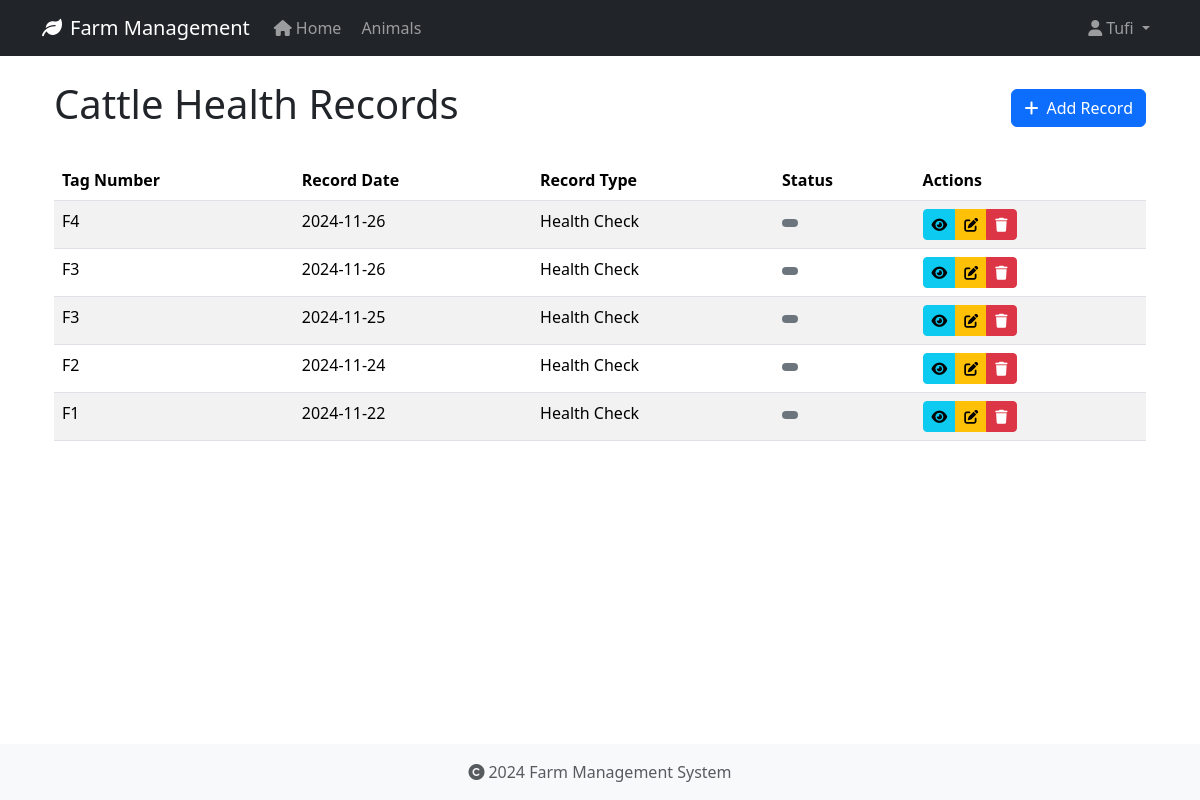
/health-records/type/cattle (signed in), run on the app's committed database.
### app/models/user.py (models this page shows, shortened)
class User(UserMixin, db.Model):
    id = db.Column(db.Integer, primary_key=True)
    username = db.Column(db.String(80), unique=True, nullable=False)
    email = db.Column(db.String(120), unique=True, nullable=False)
    password_hash = db.Column(db.String(128))
    role = db.Column(db.String(20), default='user')
    created_at = db.Column(db.DateTime, default=datetime.utcnow)
    last_login = db.Column(db.DateTime)
    is_active = db.Column(db.Boolean, default=True)
    first_name = db.Column(db.String(50))
    last_name = db.Column(db.String(50))
    reset_token = db.Column(db.String(100), unique=True)  # Store password reset token
    reset_token_expiration = db.Column(db.DateTime)       # Store token expiration time

### app/models/animal.py (models this page shows, shortened)
class HealthRecord(db.Model):
    id = db.Column(db.Integer, primary_key=True)
    animal_id = db.Column(db.Integer, db.ForeignKey('animal.id', ondelete='CASCADE'), nullable=False)
    record_type = db.Column(db.String(50), nullable=False)  # Made nullable=False
    date = db.Column(db.Date, nullable=False)
    description = db.Column(db.Text, nullable=True)
    treatment = db.Column(db.Text, nullable=True)
    cost = db.Column(db.Float, nullable=True)
    next_due_date = db.Column(db.Date, nullable=True)
    created_at = db.Column(db.DateTime, default=datetime.utcnow, nullable=False)
    created_by_id = db.Column(db.Integer, db.ForeignKey('user.id', ondelete='SET NULL'), nullable=True)

class Animal(db.Model):
    id = db.Column(db.Integer, primary_key=True)
    tag_number = db.Column(db.String(50), unique=True, nullable=False, index=True)
    name = db.Column(db.String(100), nullable=True)  # Explicitly mark as nullable
    species = db.Column(db.String(50), nullable=False, index=True)
    breed = db.Column(db.String(50), nullable=True)
    date_of_birth = db.Column(db.Date, nullable=True)
    gender = db.Column(db.String(20), nullable=True)
    weight = db.Column(db.Float, nullable=True)
    status = db.Column(db.String(20), default='active', nullable=False)
    purchase_date = db.Column(db.Date, nullable=True)
    purchase_price = db.Column(db.Float, nullable=True)
    notes = db.Column(db.Text, nullable=True)
    created_at = db.Column(db.DateTime, default=datetime.utcnow, nullable=False)
    updated_at = db.Column(db.DateTime, default=datetime.utcnow, onupdate=datetime.utcnow, nullable=False)
    wool_type = db.Column(db.String(50), nullable=True)
    last_shearing = db.Column(db.Date, nullable=True)
    fleece_weight = db.Column(db.Float, nullable=True)
    wool_grade = db.Column(db.String(20), nullable=True)
    lambing_status = db.Column(db.String(50), nullable=True)
    lambing_date = db.Column(db.Date, nullable=True)
    milk_production = db.Column(db.Float, nullable=True)
    last_milking = db.Column(db.Date, nullable=True)  # Changed from DateTime to Date
    milk_quality = db.Column(db.String(20), nullable=True)
    calving_status = db.Column(db.String(50), nullable=True)
    calving_date = db.Column(db.Date, nullable=True)
    milk_fat_content = db.Column(db.Float, nullable=True)
    egg_production = db.Column(db.Integer, nullable=True)
    egg_color = db.Column(db.String(20), nullable=True)
    comb_type = db.Column(db.String(20), nullable=True)
    laying_status = db.Column(db.String(20), nullable=True)
    last_laying_date = db.Column(db.Date, nullable=True)
    egg_size = db.Column(db.String(20), nullable=True)
    category = db.Column(db.String(50), nullable=True)
    special_needs = db.Column(db.Text, nullable=True)
    diet_requirements = db.Column(db.Text, nullable=True)
    habitat = db.Column(db.String(100), nullable=True)
    health_records = db.relationship('HealthRecord', backref='animal', lazy=True, cascade='all, delete-orphan')

### app/routes/health_records.py (the view)
@bp.route('/type/<animal_type>')
@login_required
def list_by_type(animal_type):
    today = date.today()
    species = animal_type.capitalize()
    records = (HealthRecord.query
              .join(Animal)
              .filter(Animal.species == species)
              .order_by(HealthRecord.date.desc())
              .all())
    try:
        return render_template(f'health_records/{animal_type.lower()}/list.html',
                             records=records,
                             animal_type=species,
                             today=today)
    except TemplateNotFound:
        try:
            return render_template('health_records/shared/list.html',
                                 records=records,
                                 animal_type=species,
                                 today=today)
        except TemplateNotFound as e:
            print(f"Debug - Looking for templates at:")
            print(f"1. health_records/{animal_type.lower()}/list.html")
            print(f"2. health_records/shared/list.html")
            raise e

### app/models/user.py (called while the page is built)
@login_manager.user_loader
def load_user(user_id):
    return User.query.get(int(user_id))

### app/templates/health_records/shared/list.html (shortened to what this page needs)
{% extends "base.html" %}
{% block content %}
<div class="container">
    <div class="d-flex justify-content-between align-items-center mb-4">
        <h1>{{ animal_type }} Health Records</h1>
        <a href="{{ url_for('health_records.add_' + animal_type.lower()) }}" class="btn btn-primary">
            <i class="fas fa-plus me-2"></i>Add Record
        </a>
    </div>
    {% if records %}
    <div class="table-responsive">
        <table class="table table-striped table-hover">
            <thead>
                <tr>
                    <th>Tag Number</th>
                    <th>Record Date</th>
                    <th>Record Type</th>
                    <th>Status</th>
                    <th>Actions</th>
                </tr>
            </thead>
            <tbody>
                {% for record in records %}
                <tr>
                    <td>{{ record.animal.tag_number }}</td>
                    <td>{{ record.date.strftime('%Y-%m-%d') }}</td>
                    <td>{{ record.record_type }}</td>
                    <td>
                        <span class="badge {% if record.status == 'active' %}bg-success
                                       {% elif record.status == 'pending' %}bg-warning
                                       {% else %}bg-secondary{% endif %}">
                        </span>
                    </td>
                    <td>
                        <div class="btn-group btn-group-sm">
                            <a href="{{ url_for('health_records.view', id=record.id) }}"
                               class="btn btn-info" title="View">
                                <i class="fas fa-eye"></i>
                            </a>
                            <a href="{{ url_for('health_records.edit', id=record.id) }}"
                               class="btn btn-warning" title="Edit">
                                <i class="fas fa-edit"></i>
                            </a>
                            <button type="button" class="btn btn-danger" title="Delete"
                                    onclick="confirmDelete({{ record.id }})">
                                <i class="fas fa-trash"></i>
                            </button>
                        </div>
                    </td>
                </tr>
                {% endfor %}
            </tbody>
        </table>
    </div>
    {% else %}
    <div class="alert alert-info">
        No health records found for {{ animal_type }}.
    </div>
    {% endif %}
</div>
{% endblock %}

### app/templates/base.html (shortened to what this page needs)
<!DOCTYPE html>
<html lang="en">
<head>
    <link rel="stylesheet" href="https://cdn.jsdelivr.net/npm/bootstrap@5.3.2/dist/css/bootstrap.min.css">
    <link rel="stylesheet" href="https://cdnjs.cloudflare.com/ajax/libs/font-awesome/6.0.0/css/all.min.css">
    <link rel="stylesheet" href="{{ url_for('static', filename='css/main.css') }}">
</head>
<body>
    <nav class="navbar navbar-expand-lg navbar-dark bg-dark">
        <div class="container">
            <a class="navbar-brand" href="{{ url_for('main.index') }}">
                <i class="fas fa-leaf me-2"></i>Farm Management
            </a>
            <div class="collapse navbar-collapse" id="navbarNav">
                <ul class="navbar-nav">
                    <li class="nav-item">
                        <a class="nav-link" href="{{ url_for('main.index') }}">
                            <i class="fas fa-home me-1"></i>Home
                        </a>
                    </li>
                    <li class="nav-item">
                        <a class="nav-link" href="{{ url_for('animals.index') }}">
                            Animals
                        </a>
                    </li>
                </ul>
                <ul class="navbar-nav ms-auto">
                    {% if current_user.is_authenticated %}
                        <li class="nav-item dropdown">
                            <a class="nav-link dropdown-toggle" href="#" id="userDropdown" role="button" data-bs-toggle="dropdown">
                                <i class="fas fa-user me-1"></i>{{ current_user.username }}
                            </a>
                        </li>
                    {% endif %}
                </ul>
            </div>
        </div>
    </nav>
    <main class="container mt-4">
        {% block content %}
        {% endblock %}
    </main>
    <footer class="footer mt-auto py-3 bg-light">
        <div class="container text-center">
            <span class="text-muted">
                <i class="fas fa-copyright me-1"></i>2024 Farm Management System
            </span>
        </div>
    </footer>
</body>
</html>

### app/static/css/main.css (style rules this page uses)
body { min-height: 100vh; display: flex; flex-direction: column; }
main { flex: 1 0 auto; }
.footer { flex-shrink: 0; }

### data on the page
User: username "Tufi"
HealthRecord: animal.tag_number "F4", date "2024-11-26", record_type "Health Check"
HealthRecord: animal.tag_number "F3", date "2024-11-26", record_type "Health Check"
HealthRecord: animal.tag_number "F3", date "2024-11-25", record_type "Health Check"
HealthRecord: animal.tag_number "F2", date "2024-11-24", record_type "Health Check"
HealthRecord: animal.tag_number "F1", date "2024-11-22", record_type "Health Check"

### other printed values
{{ animal_type }} "Cattle"
